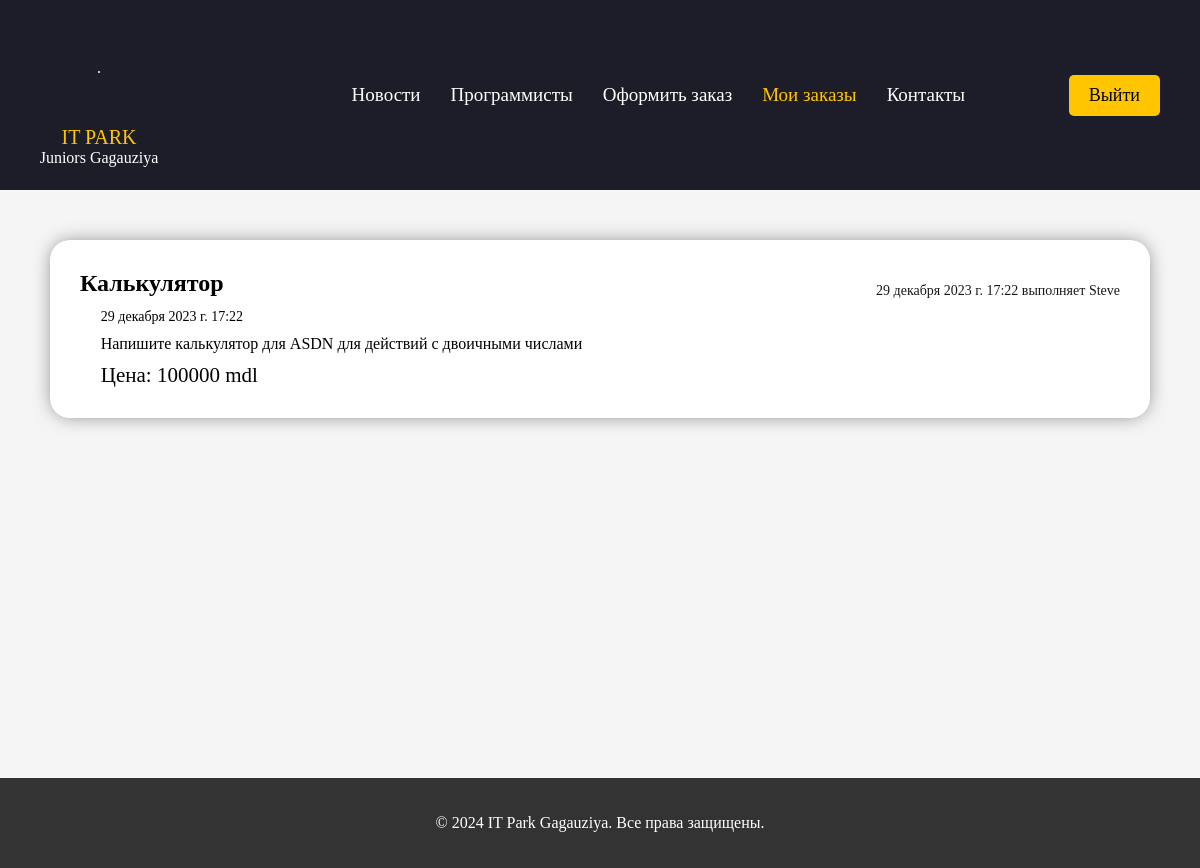
/customer/view_orders/ (signed in), run on an earlier commit of the app's database.
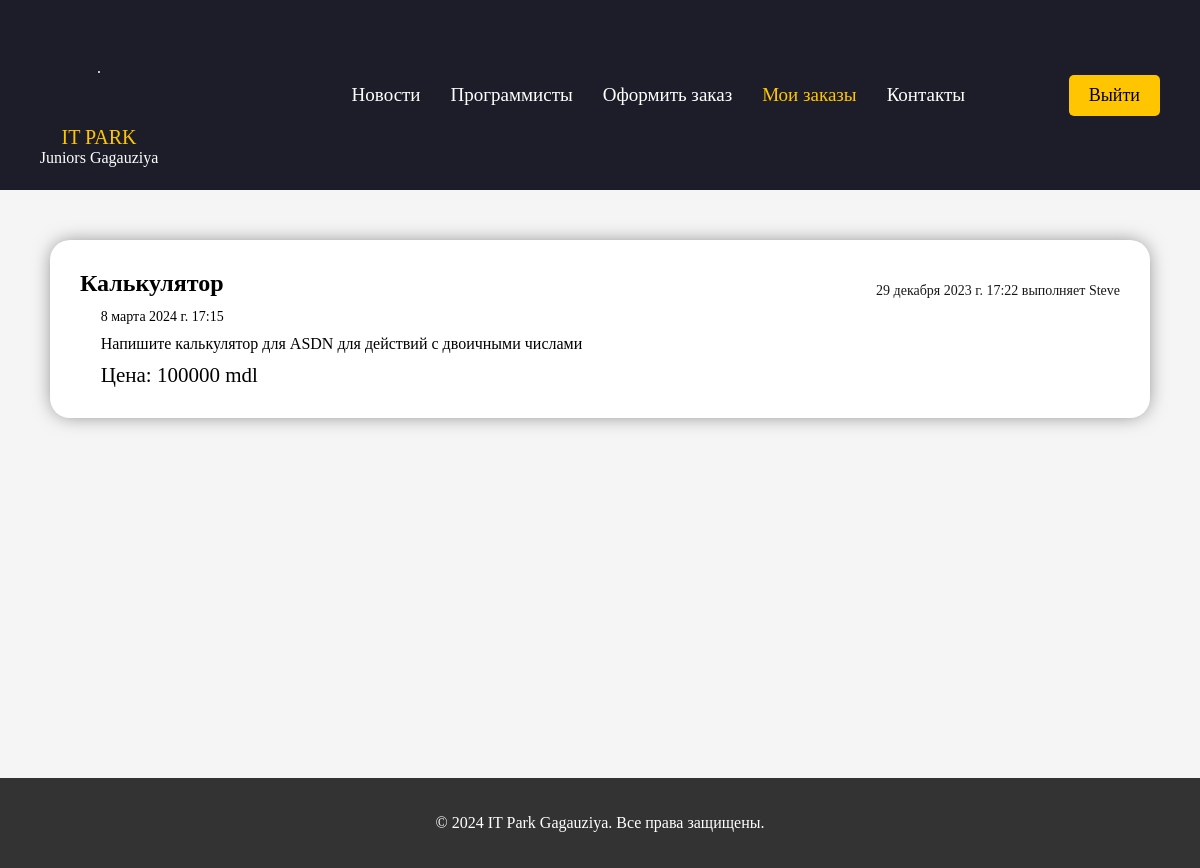
And on a later commit of the database.
### customer/models.py (models this page shows, shortened)
class Order(models.Model):
    order_id = models.IntegerField(default=1)
    title = models.CharField(max_length=250)
    full_subscription = models.TextField()
    price = models.IntegerField(default=0)
    user = models.ForeignKey(User, on_delete=models.CASCADE, related_name='customer_orders')
    programmer = models.ForeignKey(User,
                                   on_delete=models.SET_NULL, null=True,
                                   blank=True, related_name='programmer_orders')
    created = models.DateTimeField(auto_now_add=True)
    updated = models.DateTimeField(auto_now=True)
    taken = models.DateTimeField(null=True, blank=True)
    is_done = models.BooleanField(default=False)
    is_approved = models.BooleanField(default=False)
    is_payed = models.BooleanField(default=False)

### customer/views.py (the view)
# urls.py: path('view_orders/', views.view_orders, name='view_orders'),
@user_passes_test(lambda u: u.groups.filter(name='Заказчик').exists())
def view_orders(request):
    orders = Order.objects.filter(user_id=request.user.id).order_by('-created')
    return render(request, 'customer/order_view.html', {'orders': orders})

### customer/templates/customer/order_view.html (shortened to what this page needs)
{% extends "customer/base.html" %}
{% block content %}
{% if orders %}
    {% for order in orders %}
    <div class="order-container">
        <div class="inline-info">
            <div class="order-title"><a href="{% url 'customer:order_detail' order_id=order.id %}">{{ order.title }}</a></div>
            {% if order.programmer %}
                <div class="taken">{{ order.taken }} выполняет {{ order.programmer.first_name }}</div>
            {% endif %}
        </div>
        <div class="order-line">
            <div class="last-update"> {{ order.updated }}</div>
        </div>
        <div class="order-body"> {{ order.full_subscription }} </div>
        {% if order.price %}
            <div class="order-price">Цена: {{ order.price }} mdl</div>
        {% else %}
            <div class="order-price">Цена: Договорная</div>
        {% endif %}
    </div>
    {% endfor %}
    {% else %}
        <h1>Вы не оформили ни одного Заказа!</h1>
    {% endif %}
{% endblock %}

What changed in the data, as far as the page shows it:
changed Order "Калькулятор": updated "29 декабря 2023 г. 17:22" → "8 марта 2024 г. 17:15"
